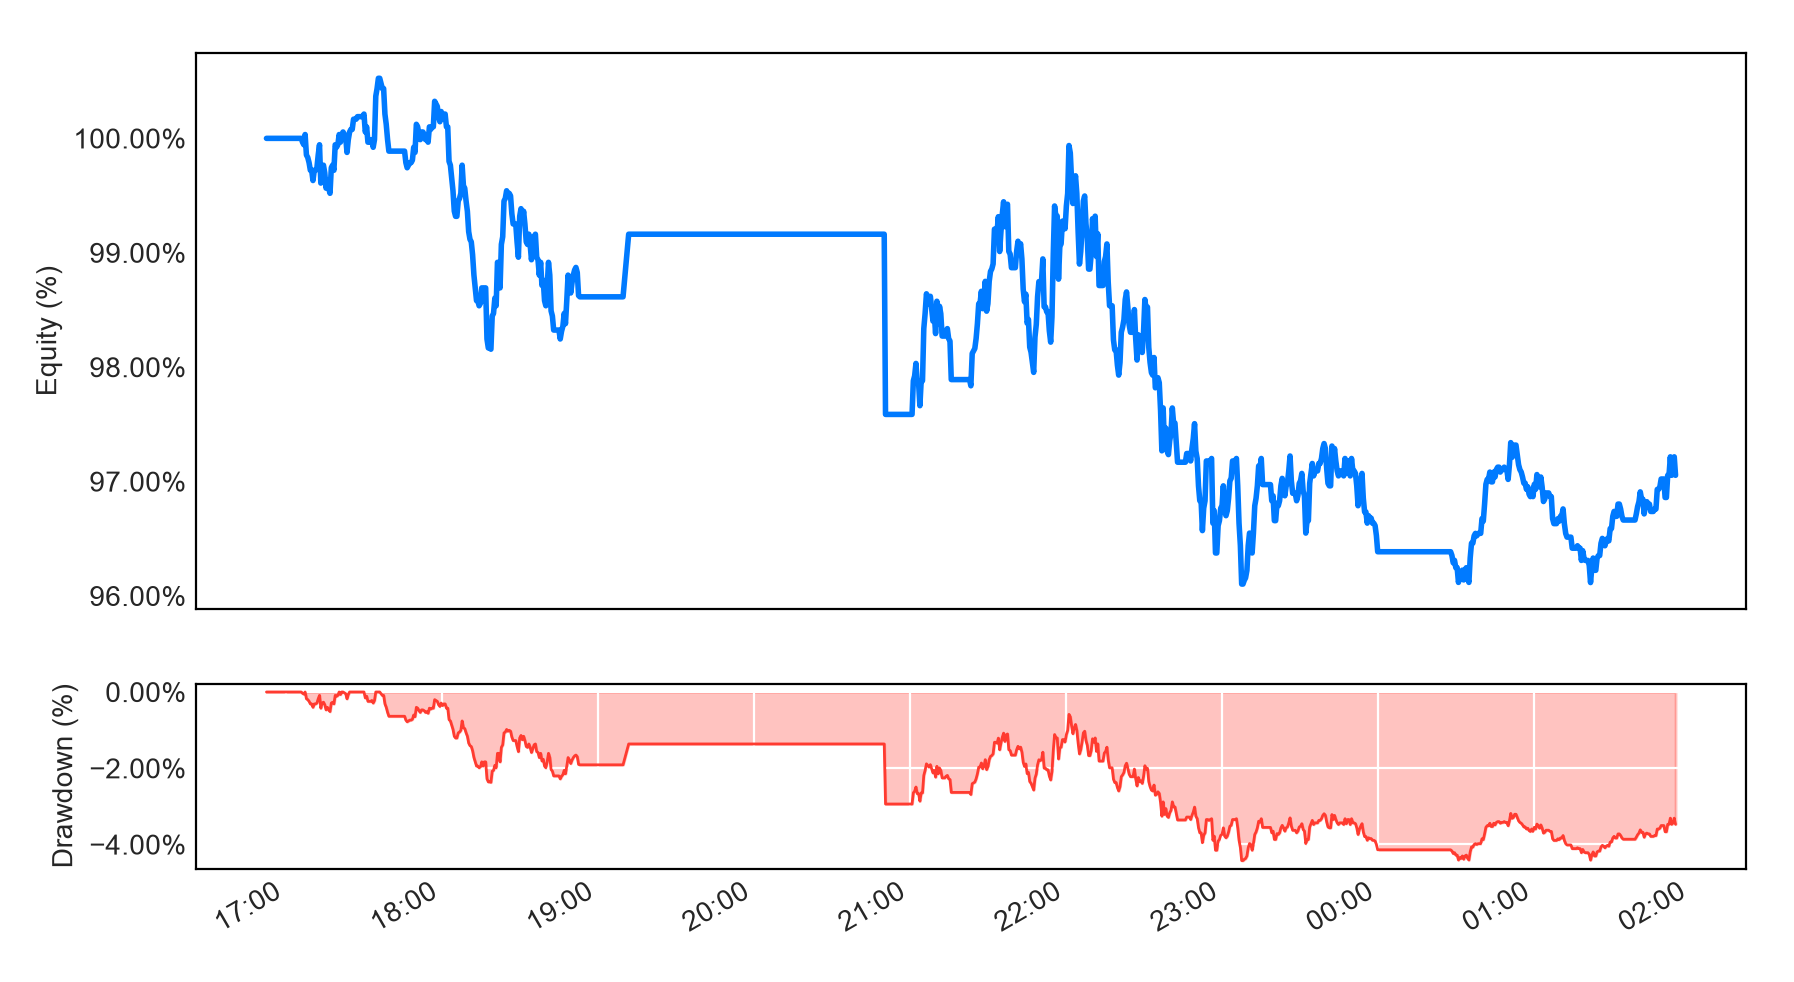

Reproduce this figure in Python.
import os
import time
import pandas as pd
import matplotlib.pyplot as plt
import matplotlib.dates as mdates
import matplotlib.ticker as mtick

# Sets timezone offset from default UTC time 
TIMEZONE_OFFSET = pd.Timedelta(hours=7)

# Stops Matplotlib from forcing the window to the front upon every visual draw.
plt.rcParams["figure.raise_window"] = False

def stream_live_equity_dashboard(csv_path="equity_curve.txt", timeout_minutes=1):
    plt.ion()
    fig, (ax1, ax2) = plt.subplots(
        2, 1, 
        figsize=(10, 6), 
        sharex=True, 
        gridspec_kw={'height_ratios': [3, 1]},
        num="Equity Curve"
    )
    plt.style.use('seaborn-v0_8-darkgrid' if 'seaborn-v0_8-darkgrid' in plt.style.available else 'default')

    timestamps = []
    equity_percentages = []
    drawdown_percentages = []
    
    initial_equity = None
    peak_equity_pct = 100.0

    consecutive_empty_checks = 0
    max_empty_checks = (timeout_minutes * 60) // 30 

    while not os.path.exists(csv_path):
        time.sleep(30)

    with open(csv_path, 'r') as f:
        running = True
        while running:
            new_lines_found = False
            while True:
                line = f.readline()
                if not line:
                    break  
                
                try:
                    ts_str, eq_str = line.strip().split(',')
                    ts = pd.to_datetime(ts_str) + TIMEZONE_OFFSET
                    eq = float(eq_str)
                    
                    if initial_equity is None:
                        initial_equity = eq
                        
                    eq_pct = (eq / initial_equity) * 100.0
                    
                    if not equity_percentages:
                        peak_equity_pct = eq_pct
                    else:
                        if eq_pct > peak_equity_pct:
                            peak_equity_pct = eq_pct
                            
                    dd_pct = peak_equity_pct - eq_pct
                    
                    timestamps.append(mdates.date2num(ts))
                    equity_percentages.append(eq_pct)
                    drawdown_percentages.append(dd_pct)
                    new_lines_found = True

                except (ValueError, ZeroDivisionError):
                    continue

            if new_lines_found:
                consecutive_empty_checks = 0
                
                if len(timestamps) > 1:
                    ax1.clear()
                    ax2.clear()
                    
                    ax1.plot(timestamps, equity_percentages, color='#007aff', linewidth=2)
                    ax2.fill_between(timestamps, 0, [-d for d in drawdown_percentages], color='#ff3b30', alpha=0.3)
                    ax2.plot(timestamps, [-d for d in drawdown_percentages], color='#ff3b30', linewidth=1)
                    
                    ax1.set_title("", fontsize=12, fontweight='bold')
                    ax1.set_ylabel("Equity (%)")
                    ax2.set_ylabel("Drawdown (%)")
                    
                    ax1.yaxis.set_major_formatter(mtick.PercentFormatter(xmax=100.0, decimals=2))
                    ax2.yaxis.set_major_formatter(mtick.PercentFormatter(xmax=100.0, decimals=2))
                    
                    # don't label x axis, will show 00:00 over many days of curve
                    # ax2.xaxis.set_major_formatter(mdates.DateFormatter('%H:%M'))
                    # ax2.xaxis.set_major_formatter(mdates.DateFormatter("%b %d"))
                    # ax2.xaxis.set_major_locator(mdates.AutoDateLocator())
                    ax2.get_xaxis().set_visible(False)
                    fig.autofmt_xdate()
                    
                    # Force background data re-rendering without changing desktop priority
                    fig.canvas.draw_idle()
            else:
                if len(timestamps) > 0:  
                    consecutive_empty_checks += 1
                    
            if consecutive_empty_checks >= max_empty_checks:
                plt.ioff()
                plt.savefig("equity_curve.png", dpi=150, bbox_inches='tight')
                running = False  
                break

            # Use below instead of plt.pause() which natively triggers windows to jump forward.
            # Flushes events and sleeps for 30 seconds directly inside background thread canvas.
            fig.canvas.flush_events()
            fig.canvas.start_event_loop(30)
            
    plt.close(fig) 

if __name__ == "__main__":
    stream_live_equity_dashboard()
